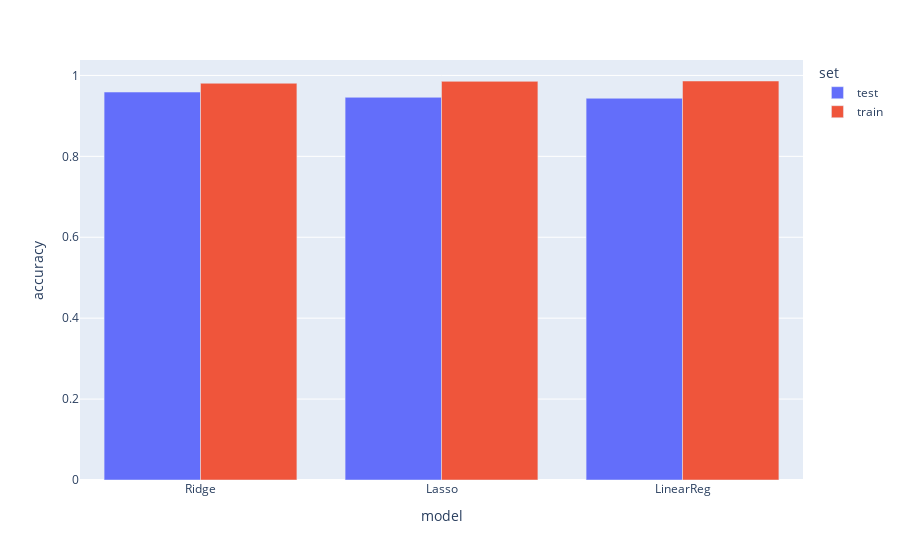

This figure's notebook cell:
### Code cell
out = result.sort_values(by=['set', 'accuracy'], ascending = [True, False])
px.bar(out, x = 'model', y= 'accuracy', color = 'set', barmode="group")

### Figure 1 — Plotly figure (JSON) as saved in the notebook; plotly's stock layout.template omitted (floating-point values rounded to 4 significant figures)
{"data": [{"alignmentgroup": "True", "hovertemplate": "set=test<br>model=%{x}<br>accuracy=%{y}<extra></extra>", "legendgroup": "test", "marker": {"color": "#636efa", "pattern": {"shape": ""}}, "name": "test", "offsetgroup": "test", "orientation": "v", "showlegend": true, "textposition": "auto", "type": "bar", "x": ["Ridge", "Lasso", "LinearReg"], "xaxis": "x", "y": [0.9589, 0.946, 0.9436], "yaxis": "y"}, {"alignmentgroup": "True", "hovertemplate": "set=train<br>model=%{x}<br>accuracy=%{y}<extra></extra>", "legendgroup": "train", "marker": {"color": "#EF553B", "pattern": {"shape": ""}}, "name": "train", "offsetgroup": "train", "orientation": "v", "showlegend": true, "textposition": "auto", "type": "bar", "x": ["LinearReg", "Lasso", "Ridge"], "xaxis": "x", "y": [0.9862, 0.9854, 0.9807], "yaxis": "y"}], "layout": {"barmode": "group", "legend": {"title": {"text": "set"}, "tracegroupgap": 0}, "margin": {"t": 60}, "xaxis": {"anchor": "y", "domain": [0, 1], "title": {"text": "model"}}, "yaxis": {"anchor": "x", "domain": [0, 1], "title": {"text": "accuracy"}}}}
